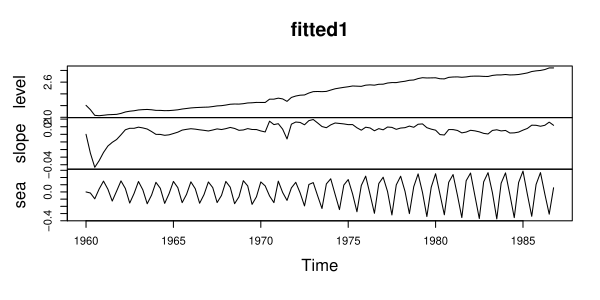

R code for this plot:
###################################################
### code chunk number 21: Cs501_fitted
###################################################
fitted1 <- fitted(fit1)
plot(fitted1)
